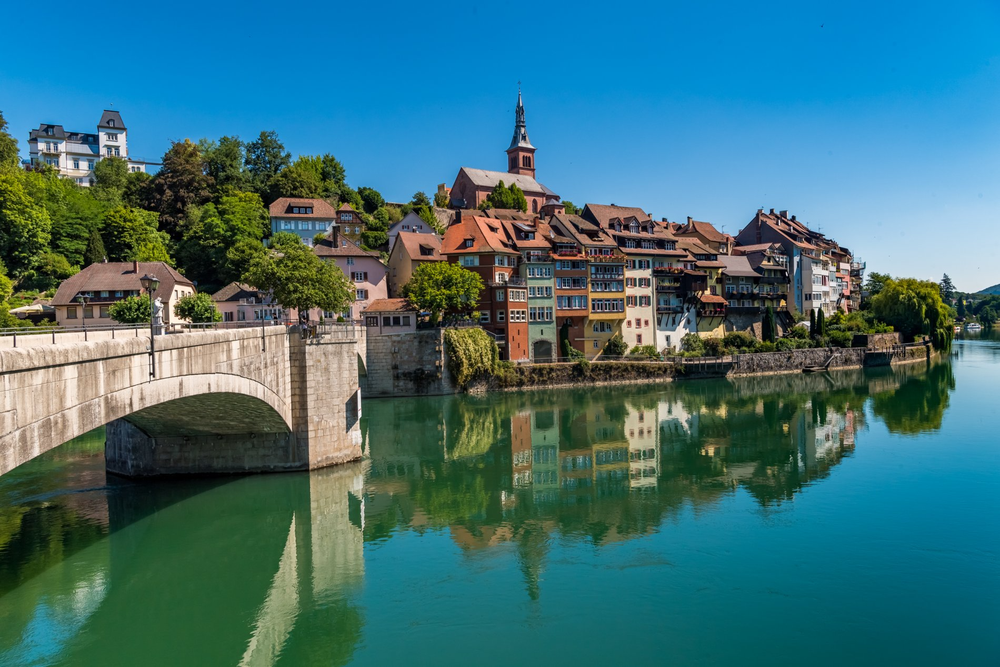
#> input picture HW1_DomenicoMaffei/Laufenburg.png, 1000 x 667 px, shrunk from 1900 x 1267 before the run
$ python FourierTransformation_DM.py
#> lines starting #> are read from the running program, lines starting #| are printed output that depends on the picture
#!/usr/bin/env python3
# -*- coding: utf-8 -*-
"""
Created on Fri Nov  4 14:29:59 2022

@author: domenicomaffei
"""

from PIL import Image
from numpy.fft import fft,ifft
import numpy as np

# Open the image by using Python Imaging Library(PIL)
image_before=Image.open('Laufenburg.png')
#> image_before is the input picture: PIL image 1000x667 RGBA; mean R, G, B, A 60.2, 112.4, 120, 255
# Decoding and encoding image to float number
image_int=np.fromstring(image_before.tobytes(), dtype=np.int8)
# Processing Fourier transform
fft_transformed=fft(image_int)
# Filter the lower frequency, i.e. employ a high pass
fft_transformed=np.where(np.absolute(fft_transformed) < 9e4,0,fft_transformed)
# Inverse Fourier transform
fft_transformed=ifft(fft_transformed)
# Keep the real part
fft_transformed=np.int8(np.real(fft_transformed))
# Output the image
image_output=Image.frombytes(image_before.mode, image_before.size, fft_transformed)
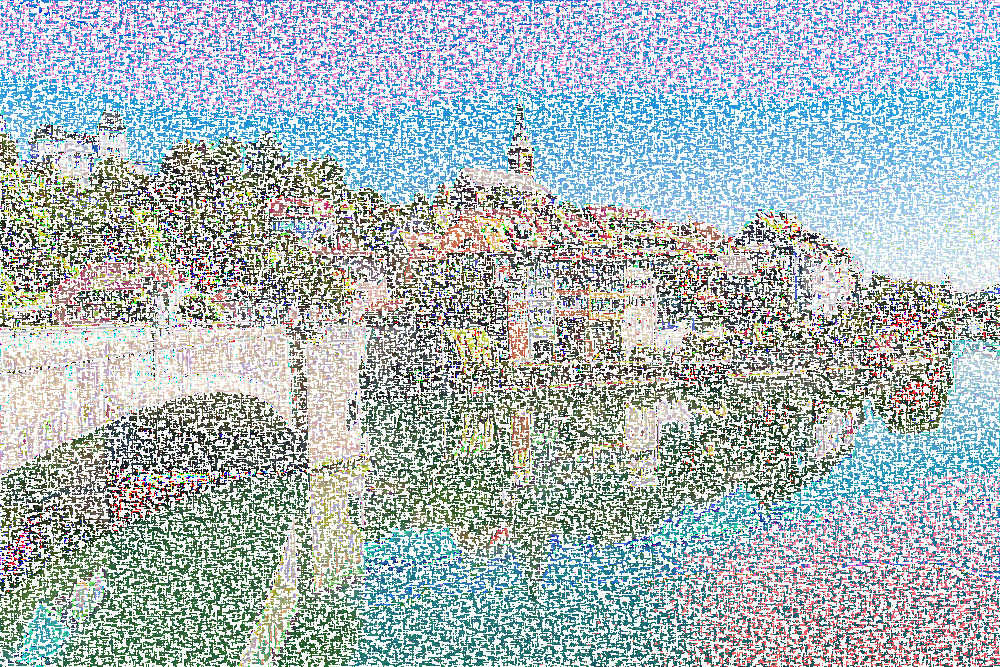
#> image_output: PIL image 1000x667 RGBA; mean R, G, B, A 86.8, 111.9, 121.1, 126.9; transparent parts drawn white
image_output.show()
image_output.save("Laufenburg_retro.png")
